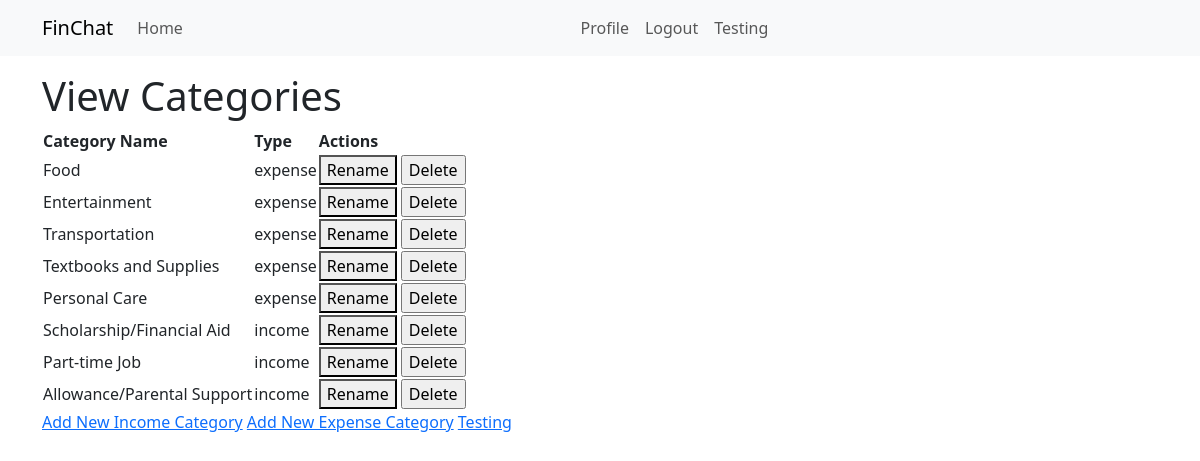
Page /view-categories (signed in) on the committed database.
### app/models.py (models this page shows, shortened)
class Category(db.Model):
    id: so.Mapped[int] = so.mapped_column(primary_key=True)
    name: so.Mapped[str] = so.mapped_column( sa.String(50), index=True, unique=False)
    user_id: so.Mapped[int] = so.mapped_column( sa.ForeignKey(User.id), index=True)
    transaction_type: so.Mapped[str] = so.mapped_column(
        sa.String(50),
        index=True,
        unique=False,
        server_default='select'  # set default value to 'income'
    )
    deleted: so.Mapped[bool] = so.mapped_column(default=False,unique=False)  # Add a deleted column
    creator: so.Mapped[User] = so.relationship(back_populates='categories')
    transactions: so.WriteOnlyMapped['Transaction'] = so.relationship(back_populates='section')
    budgets: so.WriteOnlyMapped['Budget'] = so.relationship(back_populates='section')

### app/routes.py (the view, shortened to what this page needs)
@app.route('/view-categories', methods=['GET', 'POST'])
@login_required
def view_categories():
    add_category_form = CategoryForm()
    rename_category_form = RenameCategoryForm()
    delete_category_form = DeleteCategoryForm()
    categories = Category.query.filter_by(user_id=current_user.id, deleted=False).filter(Category.transaction_type != 'loan').all()
    return render_template('view_categories.html', title='View Categories',
                           categories=categories,
                           rename_category_form=rename_category_form,
                           delete_category_form=delete_category_form)

### app/forms.py
class CategoryForm(FlaskForm):
    name = StringField('Category Name', validators=[DataRequired()])
    submit = SubmitField('Add Category')

class RenameCategoryForm(FlaskForm):
    category_id = IntegerField('Category ID', validators=[DataRequired()])
    new_name = StringField('New Category Name', validators=[DataRequired()])
    submit = SubmitField('Rename Category')

### app/models.py (called while the page is built)
@login.user_loader
def load_user(id):
    return db.session.get(User, int(id))

### app/templates/view_categories.html (shortened to what this page needs)
{% extends "base.html" %}
{% block content %}
<h1>View Categories</h1>
<table>
    <thead>
        <tr>
            <th>Category Name</th>
            <th>Type</th>
            <th>Actions</th>
        </tr>
    </thead>
    <tbody>
        {% for category in categories %}
            <tr>
                <td>{{ category.name }}</td>
                <td>{{ category.transaction_type }}</td>
                <td>
                    <button onclick="showRenameForm('{{ category.id }}')">Rename</button>
                    <form method="POST" action="{{ url_for('delete_category') }}" style="display:inline;">
                        <input type="submit" value="Delete" onclick="return confirm('Are you sure you want to delete this category?');">
                    </form>
                </td>
            </tr>
        {% endfor %}
    </tbody>
</table>
<a href="{{ url_for('add_income_category') }}">Add New Income Category</a>
<a href="{{ url_for('add_expense_category') }}">Add New Expense Category</a>
<a href="{{ url_for('testing') }}">Testing</a>
{% endblock %}

### rows in the picture
Category: name "Food", transaction_type "expense"
Category: name "Entertainment", transaction_type "expense"
Category: name "Transportation", transaction_type "expense"
Category: name "Textbooks and Supplies", transaction_type "expense"
Category: name "Personal Care", transaction_type "expense"
Category: name "Scholarship/Financial Aid", transaction_type "income"
Category: name "Part-time Job", transaction_type "income"
Category: name "Allowance/Parental Support", transaction_type "income"
